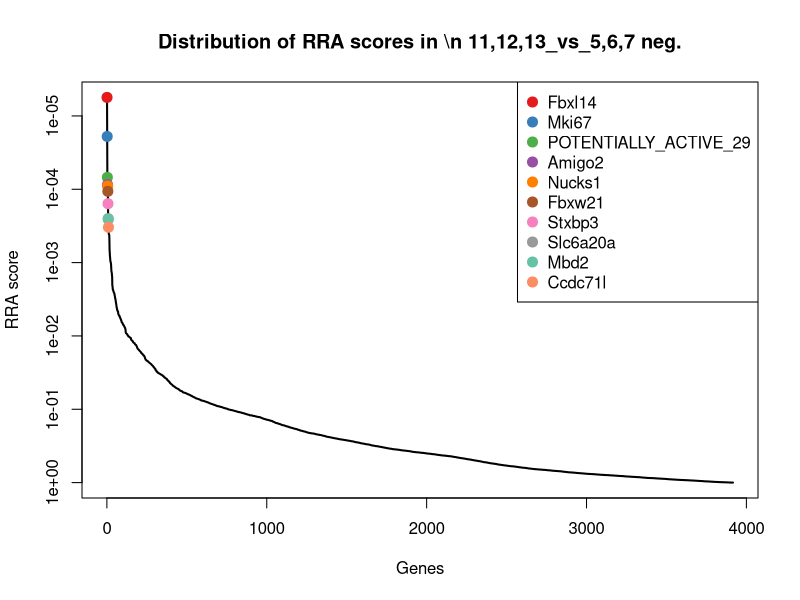
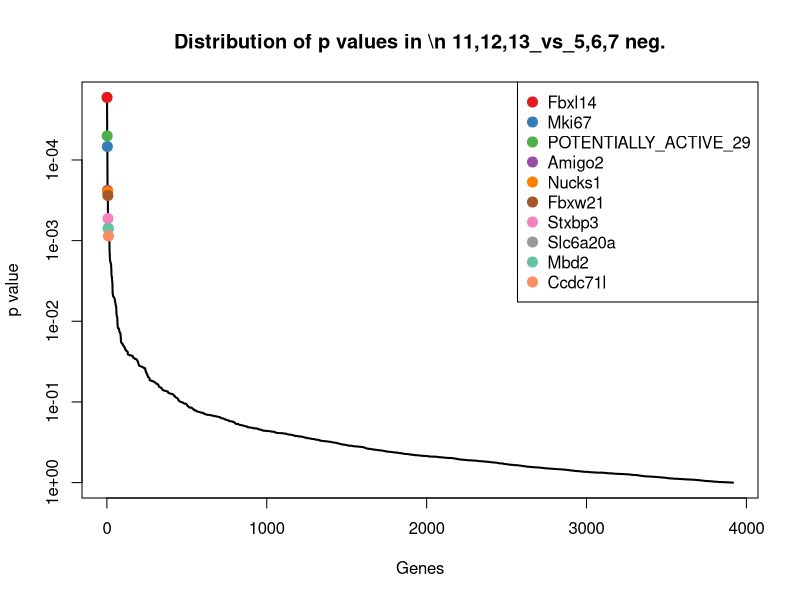
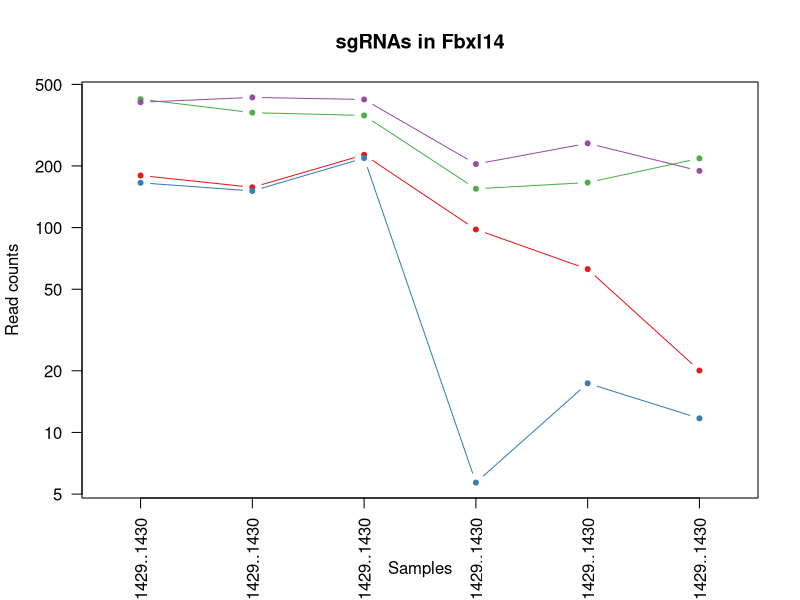
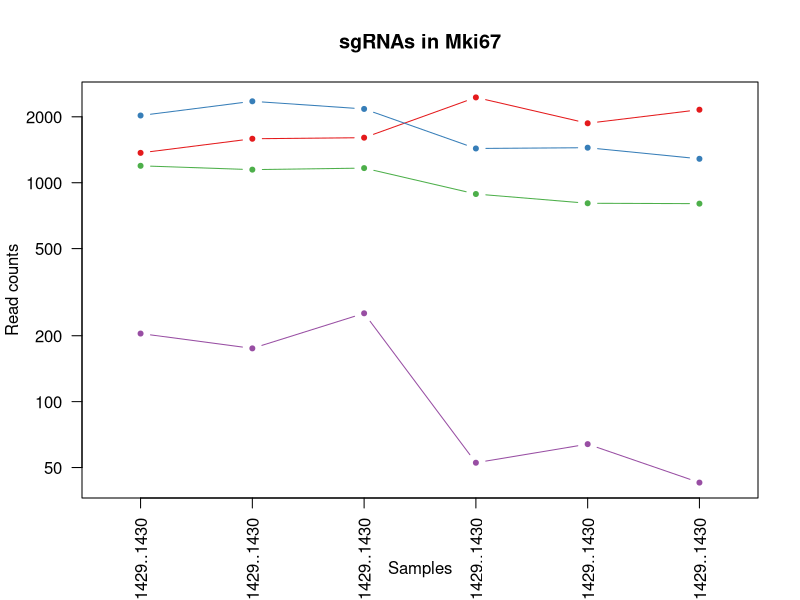
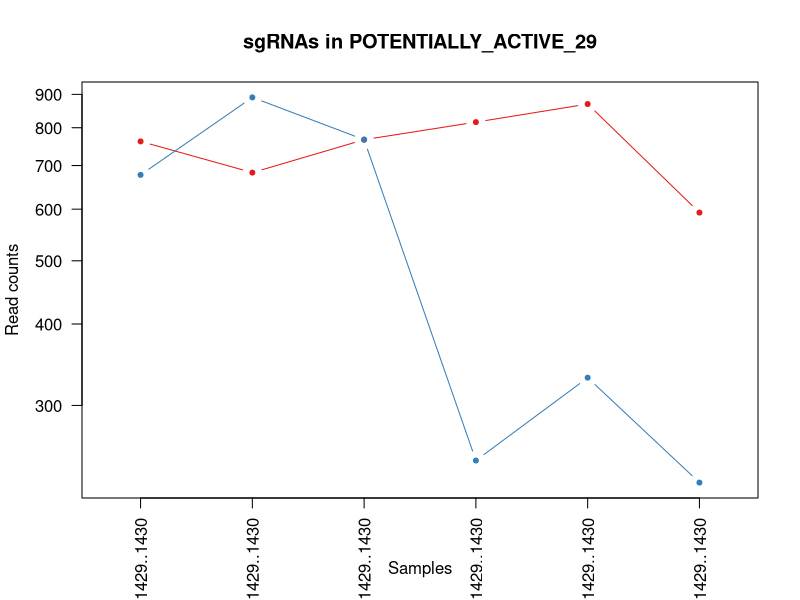
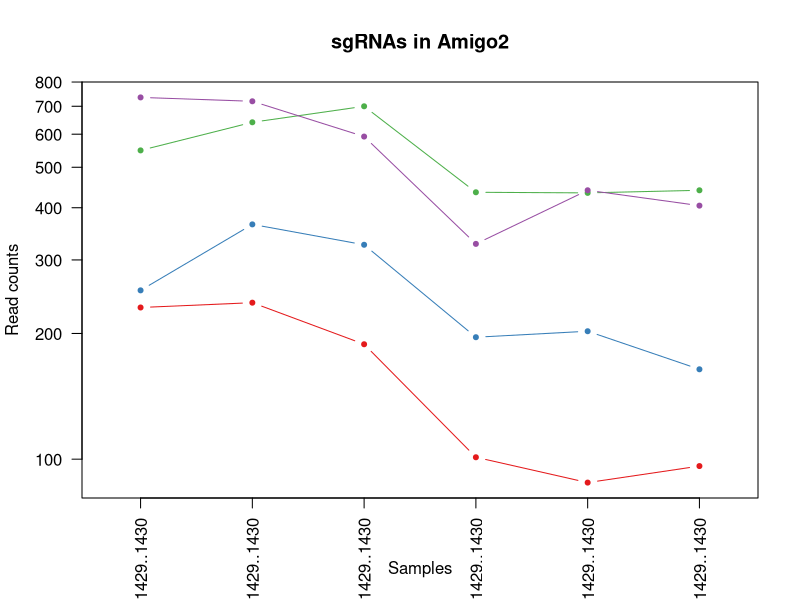
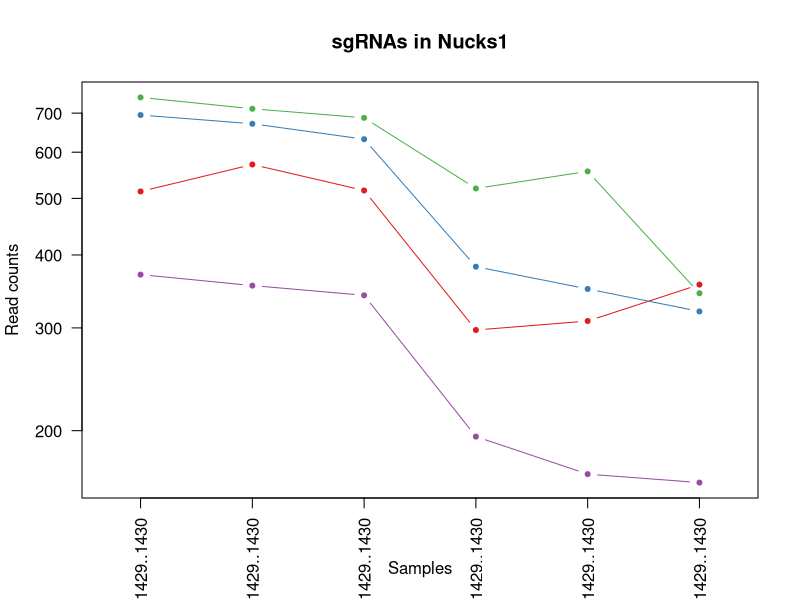
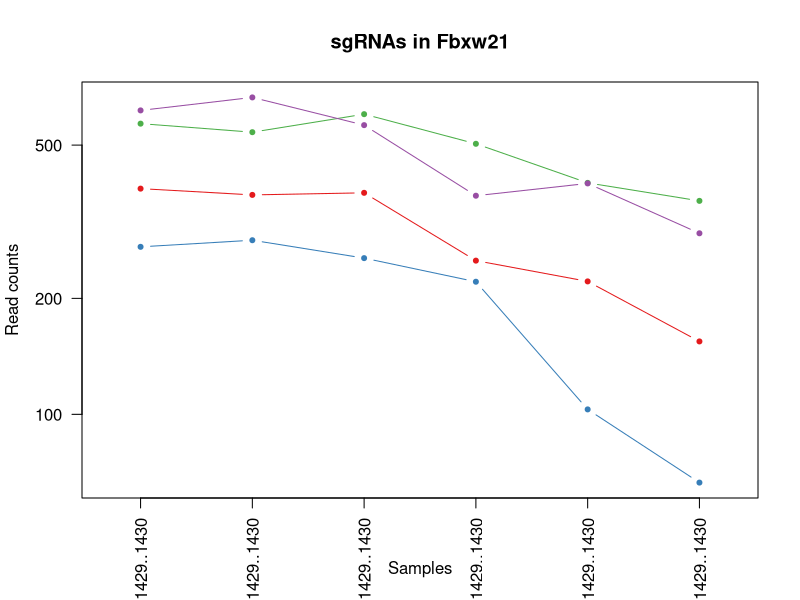

The R script that drew these images, in order: (Note: this script raises an error after producing the figures.)
pdf(file='invitro.poolD_mCD19.CAR_ET.1.2_v_hEGFRv3.CAR_ET.1.2.pdf',width=4.5,height=4.5);
gstable=read.table('invitro.poolD_mCD19.CAR_ET.1.2_v_hEGFRv3.CAR_ET.1.2.gene_summary.txt',header=T)
# 
#
# parameters
# Do not modify the variables beginning with "__"

# gstablename='__GENE_SUMMARY_FILE__'
startindex=3
# outputfile='__OUTPUT_FILE__'
targetgenelist=c("Fbxl14","Mki67","POTENTIALLY_ACTIVE_29","Amigo2","Nucks1","Fbxw21","Stxbp3","Slc6a20a","Mbd2","Ccdc71l")
# samplelabel=sub('.\\w+.\\w+$','',colnames(gstable)[startindex]);
samplelabel='11,12,13_vs_5,6,7 neg.'


# You need to write some codes in front of this code:
# gstable=read.table(gstablename,header=T)
# pdf(file=outputfile,width=6,height=6)


# set up color using RColorBrewer
#library(RColorBrewer)
#colors <- brewer.pal(length(targetgenelist), "Set1")

colors=c( "#E41A1C", "#377EB8", "#4DAF4A", "#984EA3", "#FF7F00",  "#A65628", "#F781BF",
          "#999999", "#66C2A5", "#FC8D62", "#8DA0CB", "#E78AC3", "#A6D854", "#FFD92F", "#E5C494", "#B3B3B3", 
          "#8DD3C7", "#FFFFB3", "#BEBADA", "#FB8072", "#80B1D3", "#FDB462", "#B3DE69", "#FCCDE5",
          "#D9D9D9", "#BC80BD", "#CCEBC5", "#FFED6F")

######
# function definition

plotrankedvalues<-function(val, tglist, ...){
  
  plot(val,log='y',ylim=c(max(val),min(val)),type='l',lwd=2, ...)
  if(length(tglist)>0){
    for(i in 1:length(tglist)){
      targetgene=tglist[i];
      tx=which(names(val)==targetgene);ty=val[targetgene];
      points(tx,ty,col=colors[(i %% length(colors)) ],cex=2,pch=20)
      # text(tx+50,ty,targetgene,col=colors[i])
    }
    legend('topright',tglist,pch=20,pt.cex = 2,cex=1,col=colors)
  }
}



plotrandvalues<-function(val,targetgenelist, ...){
  # choose the one with the best distance distribution
  
  mindiffvalue=0;
  randval=val;
  for(i in 1:20){
    randval0=sample(val)
    vindex=sort(which(names(randval0) %in% targetgenelist))
    if(max(vindex)>0.9*length(val)){
      # print('pass...')
      next;
    }
    mindiffind=min(diff(vindex));
    if (mindiffind > mindiffvalue){
      mindiffvalue=mindiffind;
      randval=randval0;
      # print(paste('Diff: ',mindiffvalue))
    }
  }
  plot(randval,log='y',ylim=c(max(randval),min(randval)),pch=20,col='grey', ...)
  
  if(length(targetgenelist)>0){
    for(i in 1:length(targetgenelist)){
      targetgene=targetgenelist[i];
      tx=which(names(randval)==targetgene);ty=randval[targetgene];
      points(tx,ty,col=colors[(i %% length(colors)) ],cex=2,pch=20)
      text(tx+50,ty,targetgene,col=colors[i])
    }
  }
  
}




# set.seed(1235)



pvec=gstable[,startindex]
names(pvec)=gstable[,'id']
pvec=sort(pvec);

plotrankedvalues(pvec,targetgenelist,xlab='Genes',ylab='RRA score',main=paste('Distribution of RRA scores in \\n',samplelabel))

# plotrandvalues(pvec,targetgenelist,xlab='Genes',ylab='RRA score',main=paste('Distribution of RRA scores in \\n',samplelabel))


pvec=gstable[,startindex+1]
names(pvec)=gstable[,'id']
pvec=sort(pvec);

plotrankedvalues(pvec,targetgenelist,xlab='Genes',ylab='p value',main=paste('Distribution of p values in \\n',samplelabel))

# plotrandvalues(pvec,targetgenelist,xlab='Genes',ylab='p value',main=paste('Distribution of p values in \\n',samplelabel))



# you need to write after this code:
# dev.off()






# parameters
# Do not modify the variables beginning with "__"
targetmat=list(c(178.59611250082722,156.27353951547443,225.61968978425463,96.92678414971199,61.69810538366181,19.052573517007907),c(164.43910358307872,149.98064530679758,217.52052143302498,4.690005684663483,16.36888510178783,10.717072603316948),c(422.5322661604937,362.8902327003634,351.7353112534021,153.7279641084142,164.9479960257081,216.72302375596496),c(408.3752572427452,431.0632532943623,421.156754263942,203.23357966875096,256.86558159728594,188.14416348045307))
targetgene="Fbxl14"
collabel=c("In.vitro_Pool.D..25.32._hEGFRv3.CAR_ET.1.2_rep1_1400..1401..1402..1403..1427..1428..1429..1430","In.vitro_Pool.D..25.32._hEGFRv3.CAR_ET.1.2_rep2_1400..1401..1402..1403..1427..1428..1429..1430","In.vitro_Pool.D..25.32._hEGFRv3.CAR_ET.1.2_rep3_1400..1401..1402..1403..1427..1428..1429..1430","In.vitro_Pool.D..25.32._mCD19.CAR_ET.1.2_rep1_1400..1401..1402..1403..1427..1428..1429..1430","In.vitro_Pool.D..25.32._mCD19.CAR_ET.1.2_rep2_1400..1401..1402..1403..1427..1428..1429..1430","In.vitro_Pool.D..25.32._mCD19.CAR_ET.1.2_rep3_1400..1401..1402..1403..1427..1428..1429..1430")

# set up color using RColorBrewer
#library(RColorBrewer)
#colors <- brewer.pal(length(targetgenelist), "Set1")

colors=c( "#E41A1C", "#377EB8", "#4DAF4A", "#984EA3", "#FF7F00",  "#A65628", "#F781BF",
          "#999999", "#66C2A5", "#FC8D62", "#8DA0CB", "#E78AC3", "#A6D854", "#FFD92F", "#E5C494", "#B3B3B3", 
          "#8DD3C7", "#FFFFB3", "#BEBADA", "#FB8072", "#80B1D3", "#FDB462", "#B3DE69", "#FCCDE5",
          "#D9D9D9", "#BC80BD", "#CCEBC5", "#FFED6F")


## code

targetmatvec=unlist(targetmat)+1
yrange=range(targetmatvec[targetmatvec>0]);
# yrange[1]=1; # set the minimum value to 1
for(i in 1:length(targetmat)){
  vali=targetmat[[i]]+1;
  if(i==1){
    plot(1:length(vali),vali,type='b',las=1,pch=20,main=paste('sgRNAs in',targetgene),ylab='Read counts',xlab='Samples',xlim=c(0.7,length(vali)+0.3),ylim = yrange,col=colors[(i %% length(colors))],xaxt='n',log='y')
    axis(1,at=1:length(vali),labels=(collabel),las=2)
    # lines(0:100,rep(1,101),col='black');
  }else{
    lines(1:length(vali),vali,type='b',pch=20,col=colors[(i %% length(colors))])
  }
}




# parameters
# Do not modify the variables beginning with "__"
targetmat=list(c(1367.7848615917012,1586.8581562880054,1604.792357593647,2451.830749593521,1867.3120466116422,2154.1315932667067),c(2026.6302766099968,2353.5424340451314,2171.7341421797228,1432.536180793324,1444.2393239808184,1284.8579265532208),c(1193.5447518347967,1146.3555616806277,1165.1232185268943,886.9321861441388,804.5936600032633,801.3988735591452),c(203.64312827838225,174.10340644005873,252.2312429382949,51.59006253129832,62.95725039149165,41.6775045684548))
targetgene="Mki67"
collabel=c("In.vitro_Pool.D..25.32._hEGFRv3.CAR_ET.1.2_rep1_1400..1401..1402..1403..1427..1428..1429..1430","In.vitro_Pool.D..25.32._hEGFRv3.CAR_ET.1.2_rep2_1400..1401..1402..1403..1427..1428..1429..1430","In.vitro_Pool.D..25.32._hEGFRv3.CAR_ET.1.2_rep3_1400..1401..1402..1403..1427..1428..1429..1430","In.vitro_Pool.D..25.32._mCD19.CAR_ET.1.2_rep1_1400..1401..1402..1403..1427..1428..1429..1430","In.vitro_Pool.D..25.32._mCD19.CAR_ET.1.2_rep2_1400..1401..1402..1403..1427..1428..1429..1430","In.vitro_Pool.D..25.32._mCD19.CAR_ET.1.2_rep3_1400..1401..1402..1403..1427..1428..1429..1430")

# set up color using RColorBrewer
#library(RColorBrewer)
#colors <- brewer.pal(length(targetgenelist), "Set1")

colors=c( "#E41A1C", "#377EB8", "#4DAF4A", "#984EA3", "#FF7F00",  "#A65628", "#F781BF",
          "#999999", "#66C2A5", "#FC8D62", "#8DA0CB", "#E78AC3", "#A6D854", "#FFD92F", "#E5C494", "#B3B3B3", 
          "#8DD3C7", "#FFFFB3", "#BEBADA", "#FB8072", "#80B1D3", "#FDB462", "#B3DE69", "#FCCDE5",
          "#D9D9D9", "#BC80BD", "#CCEBC5", "#FFED6F")


## code

targetmatvec=unlist(targetmat)+1
yrange=range(targetmatvec[targetmatvec>0]);
# yrange[1]=1; # set the minimum value to 1
for(i in 1:length(targetmat)){
  vali=targetmat[[i]]+1;
  if(i==1){
    plot(1:length(vali),vali,type='b',las=1,pch=20,main=paste('sgRNAs in',targetgene),ylab='Read counts',xlab='Samples',xlim=c(0.7,length(vali)+0.3),ylim = yrange,col=colors[(i %% length(colors))],xaxt='n',log='y')
    axis(1,at=1:length(vali),labels=(collabel),las=2)
    # lines(0:100,rep(1,101),col='black');
  }else{
    lines(1:length(vali),vali,type='b',pch=20,col=colors[(i %% length(colors))])
  }
}




# parameters
# Do not modify the variables beginning with "__"
targetmat=list(c(761.211479500477,681.7302059399891,765.9499212162901,815.0187656459653,868.8100554025848,591.8205648720581),c(676.269425993986,889.3957148263241,765.9499212162901,245.9647425734627,329.8959920514162,227.44009635928188))
targetgene="POTENTIALLY_ACTIVE_29"
collabel=c("In.vitro_Pool.D..25.32._hEGFRv3.CAR_ET.1.2_rep1_1400..1401..1402..1403..1427..1428..1429..1430","In.vitro_Pool.D..25.32._hEGFRv3.CAR_ET.1.2_rep2_1400..1401..1402..1403..1427..1428..1429..1430","In.vitro_Pool.D..25.32._hEGFRv3.CAR_ET.1.2_rep3_1400..1401..1402..1403..1427..1428..1429..1430","In.vitro_Pool.D..25.32._mCD19.CAR_ET.1.2_rep1_1400..1401..1402..1403..1427..1428..1429..1430","In.vitro_Pool.D..25.32._mCD19.CAR_ET.1.2_rep2_1400..1401..1402..1403..1427..1428..1429..1430","In.vitro_Pool.D..25.32._mCD19.CAR_ET.1.2_rep3_1400..1401..1402..1403..1427..1428..1429..1430")

# set up color using RColorBrewer
#library(RColorBrewer)
#colors <- brewer.pal(length(targetgenelist), "Set1")

colors=c( "#E41A1C", "#377EB8", "#4DAF4A", "#984EA3", "#FF7F00",  "#A65628", "#F781BF",
          "#999999", "#66C2A5", "#FC8D62", "#8DA0CB", "#E78AC3", "#A6D854", "#FFD92F", "#E5C494", "#B3B3B3", 
          "#8DD3C7", "#FFFFB3", "#BEBADA", "#FB8072", "#80B1D3", "#FDB462", "#B3DE69", "#FCCDE5",
          "#D9D9D9", "#BC80BD", "#CCEBC5", "#FFED6F")


## code

targetmatvec=unlist(targetmat)+1
yrange=range(targetmatvec[targetmatvec>0]);
# yrange[1]=1; # set the minimum value to 1
for(i in 1:length(targetmat)){
  vali=targetmat[[i]]+1;
  if(i==1){
    plot(1:length(vali),vali,type='b',las=1,pch=20,main=paste('sgRNAs in',targetgene),ylab='Read counts',xlab='Samples',xlim=c(0.7,length(vali)+0.3),ylim = yrange,col=colors[(i %% length(colors))],xaxt='n',log='y')
    axis(1,at=1:length(vali),labels=(collabel),las=2)
    # lines(0:100,rep(1,101),col='black');
  }else{
    lines(1:length(vali),vali,type='b',pch=20,col=colors[(i %% length(colors))])
  }
}




# parameters
# Do not modify the variables beginning with "__"
targetmat=list(c(229.77914474191795,235.98353282538082,187.4378961284577,100.05345460615432,86.88100554025847,95.26286758503954),c(252.64815914751168,363.93904840180954,325.1237580993618,194.89579178490476,201.46320125277327,163.1376607393802),c(547.7673450482689,639.7775778821435,698.8425263061015,434.60719344548284,433.14588269346257,439.39997673599487),c(733.9864623509607,718.4387554906039,591.2392896397647,326.7370626982227,439.4416077326117,403.67640139160505))
targetgene="Amigo2"
collabel=c("In.vitro_Pool.D..25.32._hEGFRv3.CAR_ET.1.2_rep1_1400..1401..1402..1403..1427..1428..1429..1430","In.vitro_Pool.D..25.32._hEGFRv3.CAR_ET.1.2_rep2_1400..1401..1402..1403..1427..1428..1429..1430","In.vitro_Pool.D..25.32._hEGFRv3.CAR_ET.1.2_rep3_1400..1401..1402..1403..1427..1428..1429..1430","In.vitro_Pool.D..25.32._mCD19.CAR_ET.1.2_rep1_1400..1401..1402..1403..1427..1428..1429..1430","In.vitro_Pool.D..25.32._mCD19.CAR_ET.1.2_rep2_1400..1401..1402..1403..1427..1428..1429..1430","In.vitro_Pool.D..25.32._mCD19.CAR_ET.1.2_rep3_1400..1401..1402..1403..1427..1428..1429..1430")

# set up color using RColorBrewer
#library(RColorBrewer)
#colors <- brewer.pal(length(targetgenelist), "Set1")

colors=c( "#E41A1C", "#377EB8", "#4DAF4A", "#984EA3", "#FF7F00",  "#A65628", "#F781BF",
          "#999999", "#66C2A5", "#FC8D62", "#8DA0CB", "#E78AC3", "#A6D854", "#FFD92F", "#E5C494", "#B3B3B3", 
          "#8DD3C7", "#FFFFB3", "#BEBADA", "#FB8072", "#80B1D3", "#FDB462", "#B3DE69", "#FCCDE5",
          "#D9D9D9", "#BC80BD", "#CCEBC5", "#FFED6F")


## code

targetmatvec=unlist(targetmat)+1
yrange=range(targetmatvec[targetmatvec>0]);
# yrange[1]=1; # set the minimum value to 1
for(i in 1:length(targetmat)){
  vali=targetmat[[i]]+1;
  if(i==1){
    plot(1:length(vali),vali,type='b',las=1,pch=20,main=paste('sgRNAs in',targetgene),ylab='Read counts',xlab='Samples',xlim=c(0.7,length(vali)+0.3),ylim = yrange,col=colors[(i %% length(colors))],xaxt='n',log='y')
    axis(1,at=1:length(vali),labels=(collabel),las=2)
    # lines(0:100,rep(1,101),col='black');
  }else{
    lines(1:length(vali),vali,type='b',pch=20,col=colors[(i %% length(colors))])
  }
}




# parameters
# Do not modify the variables beginning with "__"
targetmat=list(c(512.919323096888,570.5557415866986,514.8757023281709,296.51258161928024,307.23138191047923,354.85418175427225),c(693.6934369696764,670.1932332240815,630.5781073457373,380.93268394322297,348.7831671688637,319.13060640988243),c(743.7874685247865,711.0970455804809,686.1152617541692,519.0272957694256,555.2829484529564,342.94632330614235),c(369.17123254744166,353.4508913873482,340.16507075164543,194.37468004216439,167.4662860413678,161.9468748945672))
targetgene="Nucks1"
collabel=c("In.vitro_Pool.D..25.32._hEGFRv3.CAR_ET.1.2_rep1_1400..1401..1402..1403..1427..1428..1429..1430","In.vitro_Pool.D..25.32._hEGFRv3.CAR_ET.1.2_rep2_1400..1401..1402..1403..1427..1428..1429..1430","In.vitro_Pool.D..25.32._hEGFRv3.CAR_ET.1.2_rep3_1400..1401..1402..1403..1427..1428..1429..1430","In.vitro_Pool.D..25.32._mCD19.CAR_ET.1.2_rep1_1400..1401..1402..1403..1427..1428..1429..1430","In.vitro_Pool.D..25.32._mCD19.CAR_ET.1.2_rep2_1400..1401..1402..1403..1427..1428..1429..1430","In.vitro_Pool.D..25.32._mCD19.CAR_ET.1.2_rep3_1400..1401..1402..1403..1427..1428..1429..1430")

# set up color using RColorBrewer
#library(RColorBrewer)
#colors <- brewer.pal(length(targetgenelist), "Set1")

colors=c( "#E41A1C", "#377EB8", "#4DAF4A", "#984EA3", "#FF7F00",  "#A65628", "#F781BF",
          "#999999", "#66C2A5", "#FC8D62", "#8DA0CB", "#E78AC3", "#A6D854", "#FFD92F", "#E5C494", "#B3B3B3", 
          "#8DD3C7", "#FFFFB3", "#BEBADA", "#FB8072", "#80B1D3", "#FDB462", "#B3DE69", "#FCCDE5",
          "#D9D9D9", "#BC80BD", "#CCEBC5", "#FFED6F")


## code

targetmatvec=unlist(targetmat)+1
yrange=range(targetmatvec[targetmatvec>0]);
# yrange[1]=1; # set the minimum value to 1
for(i in 1:length(targetmat)){
  vali=targetmat[[i]]+1;
  if(i==1){
    plot(1:length(vali),vali,type='b',las=1,pch=20,main=paste('sgRNAs in',targetgene),ylab='Read counts',xlab='Samples',xlim=c(0.7,length(vali)+0.3),ylim = yrange,col=colors[(i %% length(colors))],xaxt='n',log='y')
    axis(1,at=1:length(vali),labels=(collabel),las=2)
    # lines(0:100,rep(1,101),col='black');
  }else{
    lines(1:length(vali),vali,type='b',pch=20,col=colors[(i %% length(colors))])
  }
}




# parameters
# Do not modify the variables beginning with "__"
targetmat=list(c(384.4172421511708,370.2319426104864,374.8757922569154,249.6125247726454,220.35037637022077,153.61137398087627),c(271.1611708091828,282.13142368901083,253.38826698847058,219.90915543644334,101.99074563421647,65.49322146471468),c(567.3693573959206,539.0912705433144,600.49548204117,502.8728317444735,397.88982247422723,357.23575344389826),c(614.1963868930887,663.9003390154047,562.3136883853731,368.42600211745366,396.6306774663974,294.1241036688096))
targetgene="Fbxw21"
collabel=c("In.vitro_Pool.D..25.32._hEGFRv3.CAR_ET.1.2_rep1_1400..1401..1402..1403..1427..1428..1429..1430","In.vitro_Pool.D..25.32._hEGFRv3.CAR_ET.1.2_rep2_1400..1401..1402..1403..1427..1428..1429..1430","In.vitro_Pool.D..25.32._hEGFRv3.CAR_ET.1.2_rep3_1400..1401..1402..1403..1427..1428..1429..1430","In.vitro_Pool.D..25.32._mCD19.CAR_ET.1.2_rep1_1400..1401..1402..1403..1427..1428..1429..1430","In.vitro_Pool.D..25.32._mCD19.CAR_ET.1.2_rep2_1400..1401..1402..1403..1427..1428..1429..1430","In.vitro_Pool.D..25.32._mCD19.CAR_ET.1.2_rep3_1400..1401..1402..1403..1427..1428..1429..1430")

# set up color using RColorBrewer
#library(RColorBrewer)
#colors <- brewer.pal(length(targetgenelist), "Set1")

colors=c( "#E41A1C", "#377EB8", "#4DAF4A", "#984EA3", "#FF7F00",  "#A65628", "#F781BF",
          "#999999", "#66C2A5", "#FC8D62", "#8DA0CB", "#E78AC3", "#A6D854", "#FFD92F", "#E5C494", "#B3B3B3", 
          "#8DD3C7", "#FFFFB3", "#BEBADA", "#FB8072", "#80B1D3", "#FDB462", "#B3DE69", "#FCCDE5",
          "#D9D9D9", "#BC80BD", "#CCEBC5", "#FFED6F")


## code

targetmatvec=unlist(targetmat)+1
yrange=range(targetmatvec[targetmatvec>0]);
# yrange[1]=1; # set the minimum value to 1
for(i in 1:length(targetmat)){
  vali=targetmat[[i]]+1;
  if(i==1){
    plot(1:length(vali),vali,type='b',las=1,pch=20,main=paste('sgRNAs in',targetgene),ylab='Read counts',xlab='Samples',xlim=c(0.7,length(vali)+0.3),ylim = yrange,col=colors[(i %% length(colors))],xaxt='n',log='y')
    axis(1,at=1:length(vali),labels=(collabel),las=2)
    # lines(0:100,rep(1,101),col='black');
  }else{
    lines(1:length(vali),vali,type='b',pch=20,col=colors[(i %% length(colors))])
  }
}




# parameters
# Do not modify the variables beginning with "__"
targetmat=list(c(168.79510632700135,131.10196268076712,149.25610247266076,76.08231444009651,41.551785258384484,65.49322146471468),c(360.4592270595964,426.8679904885778,448.92533146815794,145.390176224568,260.6430166207754,209.57830868708697),c(174.24010975690462,224.44656010947332,217.52052143302498,110.47568946096206,141.0242408769413,103.5983684987305),c(401.84125312686126,342.9627343728868,292.7270846944432,174.05132207528928,182.57602613532578,180.99944841157512))
targetgene="Stxbp3"
collabel=c("In.vitro_Pool.D..25.32._hEGFRv3.CAR_ET.1.2_rep1_1400..1401..1402..1403..1427..1428..1429..1430","In.vitro_Pool.D..25.32._hEGFRv3.CAR_ET.1.2_rep2_1400..1401..1402..1403..1427..1428..1429..1430","In.vitro_Pool.D..25.32._hEGFRv3.CAR_ET.1.2_rep3_1400..1401..1402..1403..1427..1428..1429..1430","In.vitro_Pool.D..25.32._mCD19.CAR_ET.1.2_rep1_1400..1401..1402..1403..1427..1428..1429..1430","In.vitro_Pool.D..25.32._mCD19.CAR_ET.1.2_rep2_1400..1401..1402..1403..1427..1428..1429..1430","In.vitro_Pool.D..25.32._mCD19.CAR_ET.1.2_rep3_1400..1401..1402..1403..1427..1428..1429..1430")

# set up color using RColorBrewer
#library(RColorBrewer)
#colors <- brewer.pal(length(targetgenelist), "Set1")

colors=c( "#E41A1C", "#377EB8", "#4DAF4A", "#984EA3", "#FF7F00",  "#A65628", "#F781BF",
          "#999999", "#66C2A5", "#FC8D62", "#8DA0CB", "#E78AC3", "#A6D854", "#FFD92F", "#E5C494", "#B3B3B3", 
          "#8DD3C7", "#FFFFB3", "#BEBADA", "#FB8072", "#80B1D3", "#FDB462", "#B3DE69", "#FCCDE5",
          "#D9D9D9", "#BC80BD", "#CCEBC5", "#FFED6F")


## code

targetmatvec=unlist(targetmat)+1
yrange=range(targetmatvec[targetmatvec>0]);
# yrange[1]=1; # set the minimum value to 1
for(i in 1:length(targetmat)){
  vali=targetmat[[i]]+1;
  if(i==1){
    plot(1:length(vali),vali,type='b',las=1,pch=20,main=paste('sgRNAs in',targetgene),ylab='Read counts',xlab='Samples',xlim=c(0.7,length(vali)+0.3),ylim = yrange,col=colors[(i %% length(colors))],xaxt='n',log='y')
    axis(1,at=1:length(vali),labels=(collabel),las=2)
    # lines(0:100,rep(1,101),col='black');
  }else{
    lines(1:length(vali),vali,type='b',pch=20,col=colors[(i %% length(colors))])
  }
}




# parameters
# Do not modify the variables beginning with "__"
targetmat=list(c(621.8193916949533,579.9950828997138,516.0327263783465,362.172661204569,357.5971822236726,238.15716896259883),c(351.7472215717512,375.47602111771704,395.7022251600774,200.10690921230864,235.46011646417875,182.19023425638812),c(154.63809740925285,170.95695933572034,230.2477859849573,72.95564398365418,85.62186053242864,89.30893836097457),c(798.2375028238192,777.1724347715875,705.7846706071555,441.90275784384824,493.5848430692945,618.0178534579439))
targetgene="Slc6a20a"
collabel=c("In.vitro_Pool.D..25.32._hEGFRv3.CAR_ET.1.2_rep1_1400..1401..1402..1403..1427..1428..1429..1430","In.vitro_Pool.D..25.32._hEGFRv3.CAR_ET.1.2_rep2_1400..1401..1402..1403..1427..1428..1429..1430","In.vitro_Pool.D..25.32._hEGFRv3.CAR_ET.1.2_rep3_1400..1401..1402..1403..1427..1428..1429..1430","In.vitro_Pool.D..25.32._mCD19.CAR_ET.1.2_rep1_1400..1401..1402..1403..1427..1428..1429..1430","In.vitro_Pool.D..25.32._mCD19.CAR_ET.1.2_rep2_1400..1401..1402..1403..1427..1428..1429..1430","In.vitro_Pool.D..25.32._mCD19.CAR_ET.1.2_rep3_1400..1401..1402..1403..1427..1428..1429..1430")

# set up color using RColorBrewer
#library(RColorBrewer)
#colors <- brewer.pal(length(targetgenelist), "Set1")

colors=c( "#E41A1C", "#377EB8", "#4DAF4A", "#984EA3", "#FF7F00",  "#A65628", "#F781BF",
          "#999999", "#66C2A5", "#FC8D62", "#8DA0CB", "#E78AC3", "#A6D854", "#FFD92F", "#E5C494", "#B3B3B3", 
          "#8DD3C7", "#FFFFB3", "#BEBADA", "#FB8072", "#80B1D3", "#FDB462", "#B3DE69", "#FCCDE5",
          "#D9D9D9", "#BC80BD", "#CCEBC5", "#FFED6F")


## code

targetmatvec=unlist(targetmat)+1
yrange=range(targetmatvec[targetmatvec>0]);
# yrange[1]=1; # set the minimum value to 1
for(i in 1:length(targetmat)){
  vali=targetmat[[i]]+1;
  if(i==1){
    plot(1:length(vali),vali,type='b',las=1,pch=20,main=paste('sgRNAs in',targetgene),ylab='Read counts',xlab='Samples',xlim=c(0.7,length(vali)+0.3),ylim = yrange,col=colors[(i %% length(colors))],xaxt='n',log='y')
    axis(1,at=1:length(vali),labels=(collabel),las=2)
    # lines(0:100,rep(1,101),col='black');
  }else{
    lines(1:length(vali),vali,type='b',pch=20,col=colors[(i %% length(colors))])
  }
}




# parameters
# Do not modify the variables beginning with "__"
targetmat=list(c(191.66412073259508,224.44656010947332,201.32218473056568,64.0967443570676,70.51212043847065,33.342003654763836),c(291.85218384281524,287.37550219624154,357.5204315042804,105.2645720335582,163.68885101787828,196.47966439414404),c(125.23507888777519,155.22472381402827,148.0990784224851,68.7867500417311,56.66152535234248,90.49972420578756),c(333.23420991008004,409.03812356399345,468.59474032114423,190.72689784298166,135.98766084562197,185.7625917908271))
targetgene="Mbd2"
collabel=c("In.vitro_Pool.D..25.32._hEGFRv3.CAR_ET.1.2_rep1_1400..1401..1402..1403..1427..1428..1429..1430","In.vitro_Pool.D..25.32._hEGFRv3.CAR_ET.1.2_rep2_1400..1401..1402..1403..1427..1428..1429..1430","In.vitro_Pool.D..25.32._hEGFRv3.CAR_ET.1.2_rep3_1400..1401..1402..1403..1427..1428..1429..1430","In.vitro_Pool.D..25.32._mCD19.CAR_ET.1.2_rep1_1400..1401..1402..1403..1427..1428..1429..1430","In.vitro_Pool.D..25.32._mCD19.CAR_ET.1.2_rep2_1400..1401..1402..1403..1427..1428..1429..1430","In.vitro_Pool.D..25.32._mCD19.CAR_ET.1.2_rep3_1400..1401..1402..1403..1427..1428..1429..1430")

# set up color using RColorBrewer
#library(RColorBrewer)
#colors <- brewer.pal(length(targetgenelist), "Set1")

colors=c( "#E41A1C", "#377EB8", "#4DAF4A", "#984EA3", "#FF7F00",  "#A65628", "#F781BF",
          "#999999", "#66C2A5", "#FC8D62", "#8DA0CB", "#E78AC3", "#A6D854", "#FFD92F", "#E5C494", "#B3B3B3", 
          "#8DD3C7", "#FFFFB3", "#BEBADA", "#FB8072", "#80B1D3", "#FDB462", "#B3DE69", "#FCCDE5",
          "#D9D9D9", "#BC80BD", "#CCEBC5", "#FFED6F")


## code

targetmatvec=unlist(targetmat)+1
yrange=range(targetmatvec[targetmatvec>0]);
# yrange[1]=1; # set the minimum value to 1
for(i in 1:length(targetmat)){
  vali=targetmat[[i]]+1;
  if(i==1){
    plot(1:length(vali),vali,type='b',las=1,pch=20,main=paste('sgRNAs in',targetgene),ylab='Read counts',xlab='Samples',xlim=c(0.7,length(vali)+0.3),ylim = yrange,col=colors[(i %% length(colors))],xaxt='n',log='y')
    axis(1,at=1:length(vali),labels=(collabel),las=2)
    # lines(0:100,rep(1,101),col='black');
  }else{
    lines(1:length(vali),vali,type='b',pch=20,col=colors[(i %% length(colors))])
  }
}




# parameters
# Do not modify the variables beginning with "__"
targetmat=list(c(570.6363594538626,521.2614036187301,622.4789389945076,356.44043203442476,333.67342707490576,357.23575344389826),c(512.919323096888,613.5571853459901,524.1318947295762,165.7135341914431,201.46320125277327,244.1110981866638),c(274.4281728671248,268.4968195702111,267.2725555905786,145.390176224568,103.2498906420463,71.44715068877966),c(343.03521608390594,357.6461541931327,402.64436946113136,776.4564966831767,672.3834341811308,537.0444160106604))
targetgene="Ccdc71l"
collabel=c("In.vitro_Pool.D..25.32._hEGFRv3.CAR_ET.1.2_rep1_1400..1401..1402..1403..1427..1428..1429..1430","In.vitro_Pool.D..25.32._hEGFRv3.CAR_ET.1.2_rep2_1400..1401..1402..1403..1427..1428..1429..1430","In.vitro_Pool.D..25.32._hEGFRv3.CAR_ET.1.2_rep3_1400..1401..1402..1403..1427..1428..1429..1430","In.vitro_Pool.D..25.32._mCD19.CAR_ET.1.2_rep1_1400..1401..1402..1403..1427..1428..1429..1430","In.vitro_Pool.D..25.32._mCD19.CAR_ET.1.2_rep2_1400..1401..1402..1403..1427..1428..1429..1430","In.vitro_Pool.D..25.32._mCD19.CAR_ET.1.2_rep3_1400..1401..1402..1403..1427..1428..1429..1430")

# set up color using RColorBrewer
#library(RColorBrewer)
#colors <- brewer.pal(length(targetgenelist), "Set1")

colors=c( "#E41A1C", "#377EB8", "#4DAF4A", "#984EA3", "#FF7F00",  "#A65628", "#F781BF",
          "#999999", "#66C2A5", "#FC8D62", "#8DA0CB", "#E78AC3", "#A6D854", "#FFD92F", "#E5C494", "#B3B3B3", 
          "#8DD3C7", "#FFFFB3", "#BEBADA", "#FB8072", "#80B1D3", "#FDB462", "#B3DE69", "#FCCDE5",
          "#D9D9D9", "#BC80BD", "#CCEBC5", "#FFED6F")


## code

targetmatvec=unlist(targetmat)+1
yrange=range(targetmatvec[targetmatvec>0]);
# yrange[1]=1; # set the minimum value to 1
for(i in 1:length(targetmat)){
  vali=targetmat[[i]]+1;
  if(i==1){
    plot(1:length(vali),vali,type='b',las=1,pch=20,main=paste('sgRNAs in',targetgene),ylab='Read counts',xlab='Samples',xlim=c(0.7,length(vali)+0.3),ylim = yrange,col=colors[(i %% length(colors))],xaxt='n',log='y')
    axis(1,at=1:length(vali),labels=(collabel),las=2)
    # lines(0:100,rep(1,101),col='black');
  }else{
    lines(1:length(vali),vali,type='b',pch=20,col=colors[(i %% length(colors))])
  }
}



# 
#
# parameters
# Do not modify the variables beginning with "__"

# gstablename='__GENE_SUMMARY_FILE__'
startindex=9
# outputfile='__OUTPUT_FILE__'
targetgenelist=c("Hmbox1","Ints14","Lsm12","Carmil3","Wdhd1","Gfy","Prss50","Nek11","Gm32856","Slc30a7")
# samplelabel=sub('.\\w+.\\w+$','',colnames(gstable)[startindex]);
samplelabel='11,12,13_vs_5,6,7 pos.'


# You need to write some codes in front of this code:
# gstable=read.table(gstablename,header=T)
# pdf(file=outputfile,width=6,height=6)


# set up color using RColorBrewer
#library(RColorBrewer)
#colors <- brewer.pal(length(targetgenelist), "Set1")

colors=c( "#E41A1C", "#377EB8", "#4DAF4A", "#984EA3", "#FF7F00",  "#A65628", "#F781BF",
          "#999999", "#66C2A5", "#FC8D62", "#8DA0CB", "#E78AC3", "#A6D854", "#FFD92F", "#E5C494", "#B3B3B3", 
          "#8DD3C7", "#FFFFB3", "#BEBADA", "#FB8072", "#80B1D3", "#FDB462", "#B3DE69", "#FCCDE5",
          "#D9D9D9", "#BC80BD", "#CCEBC5", "#FFED6F")

######
# function definition

plotrankedvalues<-function(val, tglist, ...){
  
  plot(val,log='y',ylim=c(max(val),min(val)),type='l',lwd=2, ...)
  if(length(tglist)>0){
    for(i in 1:length(tglist)){
      targetgene=tglist[i];
      tx=which(names(val)==targetgene);ty=val[targetgene];
      points(tx,ty,col=colors[(i %% length(colors)) ],cex=2,pch=20)
      # text(tx+50,ty,targetgene,col=colors[i])
    }
    legend('topright',tglist,pch=20,pt.cex = 2,cex=1,col=colors)
  }
}



plotrandvalues<-function(val,targetgenelist, ...){
  # choose the one with the best distance distribution
  
  mindiffvalue=0;
  randval=val;
  for(i in 1:20){
    randval0=sample(val)
    vindex=sort(which(names(randval0) %in% targetgenelist))
    if(max(vindex)>0.9*length(val)){
      # print('pass...')
      next;
    }
    mindiffind=min(diff(vindex));
    if (mindiffind > mindiffvalue){
      mindiffvalue=mindiffind;
      randval=randval0;
      # print(paste('Diff: ',mindiffvalue))
    }
  }
  plot(randval,log='y',ylim=c(max(randval),min(randval)),pch=20,col='grey', ...)
  
  if(length(targetgenelist)>0){
    for(i in 1:length(targetgenelist)){
      targetgene=targetgenelist[i];
      tx=which(names(randval)==targetgene);ty=randval[targetgene];
      points(tx,ty,col=colors[(i %% length(colors)) ],cex=2,pch=20)
      text(tx+50,ty,targetgene,col=colors[i])
    }
  }
  
}




# set.seed(1235)



pvec=gstable[,startindex]
names(pvec)=gstable[,'id']
pvec=sort(pvec);

plotrankedvalues(pvec,targetgenelist,xlab='Genes',ylab='RRA score',main=paste('Distribution of RRA scores in \\n',samplelabel))

# plotrandvalues(pvec,targetgenelist,xlab='Genes',ylab='RRA score',main=paste('Distribution of RRA scores in \\n',samplelabel))


pvec=gstable[,startindex+1]
names(pvec)=gstable[,'id']
pvec=sort(pvec);

plotrankedvalues(pvec,targetgenelist,xlab='Genes',ylab='p value',main=paste('Distribution of p values in \\n',samplelabel))

# plotrandvalues(pvec,targetgenelist,xlab='Genes',ylab='p value',main=paste('Distribution of p values in \\n',samplelabel))



# you need to write after this code:
# dev.off()






# parameters
# Do not modify the variables beginning with "__"
targetmat=list(c(308.187194132525,328.27931455264087,230.2477859849573,873.3832808328888,805.8528050110931,930.0037447989484),c(521.6313285847332,528.6031135288531,559.9996402850218,1881.2133912927973,1304.474228111707,2051.7240106127892),c(645.7774067865276,660.7538919110663,599.3384579909944,2290.8072210867417,2370.9700497435756,2840.024239878991),c(491.13930937727486,499.2362738883612,490.57819727448185,1811.3844177655856,1469.422224137415,1749.2644060302885))
targetgene="Hmbox1"
collabel=c("In.vitro_Pool.D..25.32._hEGFRv3.CAR_ET.1.2_rep1_1400..1401..1402..1403..1427..1428..1429..1430","In.vitro_Pool.D..25.32._hEGFRv3.CAR_ET.1.2_rep2_1400..1401..1402..1403..1427..1428..1429..1430","In.vitro_Pool.D..25.32._hEGFRv3.CAR_ET.1.2_rep3_1400..1401..1402..1403..1427..1428..1429..1430","In.vitro_Pool.D..25.32._mCD19.CAR_ET.1.2_rep1_1400..1401..1402..1403..1427..1428..1429..1430","In.vitro_Pool.D..25.32._mCD19.CAR_ET.1.2_rep2_1400..1401..1402..1403..1427..1428..1429..1430","In.vitro_Pool.D..25.32._mCD19.CAR_ET.1.2_rep3_1400..1401..1402..1403..1427..1428..1429..1430")

# set up color using RColorBrewer
#library(RColorBrewer)
#colors <- brewer.pal(length(targetgenelist), "Set1")

colors=c( "#E41A1C", "#377EB8", "#4DAF4A", "#984EA3", "#FF7F00",  "#A65628", "#F781BF",
          "#999999", "#66C2A5", "#FC8D62", "#8DA0CB", "#E78AC3", "#A6D854", "#FFD92F", "#E5C494", "#B3B3B3", 
          "#8DD3C7", "#FFFFB3", "#BEBADA", "#FB8072", "#80B1D3", "#FDB462", "#B3DE69", "#FCCDE5",
          "#D9D9D9", "#BC80BD", "#CCEBC5", "#FFED6F")


## code

targetmatvec=unlist(targetmat)+1
yrange=range(targetmatvec[targetmatvec>0]);
# yrange[1]=1; # set the minimum value to 1
for(i in 1:length(targetmat)){
  vali=targetmat[[i]]+1;
  if(i==1){
    plot(1:length(vali),vali,type='b',las=1,pch=20,main=paste('sgRNAs in',targetgene),ylab='Read counts',xlab='Samples',xlim=c(0.7,length(vali)+0.3),ylim = yrange,col=colors[(i %% length(colors))],xaxt='n',log='y')
    axis(1,at=1:length(vali),labels=(collabel),las=2)
    # lines(0:100,rep(1,101),col='black');
  }else{
    lines(1:length(vali),vali,type='b',pch=20,col=colors[(i %% length(colors))])
  }
}




# parameters
# Do not modify the variables beginning with "__"
targetmat=list(c(401.84125312686126,467.7718028449771,520.6608225790492,2345.0028423317417,1862.275466580323,1863.579847132336),c(129.5910816316978,105.93038584605983,150.41312652283642,707.1486348987053,1140.7853770938286,783.5370858869502),c(623.9973930669146,793.9534859947257,724.2970554099661,3187.119418600207,2559.8418009180505,2514.9397042450437),c(356.1032243156738,403.79404505676274,401.4873454109557,980.211188094668,822.2216901128809,902.6156703682497))
targetgene="Ints14"
collabel=c("In.vitro_Pool.D..25.32._hEGFRv3.CAR_ET.1.2_rep1_1400..1401..1402..1403..1427..1428..1429..1430","In.vitro_Pool.D..25.32._hEGFRv3.CAR_ET.1.2_rep2_1400..1401..1402..1403..1427..1428..1429..1430","In.vitro_Pool.D..25.32._hEGFRv3.CAR_ET.1.2_rep3_1400..1401..1402..1403..1427..1428..1429..1430","In.vitro_Pool.D..25.32._mCD19.CAR_ET.1.2_rep1_1400..1401..1402..1403..1427..1428..1429..1430","In.vitro_Pool.D..25.32._mCD19.CAR_ET.1.2_rep2_1400..1401..1402..1403..1427..1428..1429..1430","In.vitro_Pool.D..25.32._mCD19.CAR_ET.1.2_rep3_1400..1401..1402..1403..1427..1428..1429..1430")

# set up color using RColorBrewer
#library(RColorBrewer)
#colors <- brewer.pal(length(targetgenelist), "Set1")

colors=c( "#E41A1C", "#377EB8", "#4DAF4A", "#984EA3", "#FF7F00",  "#A65628", "#F781BF",
          "#999999", "#66C2A5", "#FC8D62", "#8DA0CB", "#E78AC3", "#A6D854", "#FFD92F", "#E5C494", "#B3B3B3", 
          "#8DD3C7", "#FFFFB3", "#BEBADA", "#FB8072", "#80B1D3", "#FDB462", "#B3DE69", "#FCCDE5",
          "#D9D9D9", "#BC80BD", "#CCEBC5", "#FFED6F")


## code

targetmatvec=unlist(targetmat)+1
yrange=range(targetmatvec[targetmatvec>0]);
# yrange[1]=1; # set the minimum value to 1
for(i in 1:length(targetmat)){
  vali=targetmat[[i]]+1;
  if(i==1){
    plot(1:length(vali),vali,type='b',las=1,pch=20,main=paste('sgRNAs in',targetgene),ylab='Read counts',xlab='Samples',xlim=c(0.7,length(vali)+0.3),ylim = yrange,col=colors[(i %% length(colors))],xaxt='n',log='y')
    axis(1,at=1:length(vali),labels=(collabel),las=2)
    # lines(0:100,rep(1,101),col='black');
  }else{
    lines(1:length(vali),vali,type='b',pch=20,col=colors[(i %% length(colors))])
  }
}




# parameters
# Do not modify the variables beginning with "__"
targetmat=list(c(629.4423964968179,640.8263935835897,697.6855022559258,1910.395648886259,1751.4707058912977,1779.0340521506134),c(270.07217012320217,264.30155676442655,251.07421888811925,778.0198319113979,489.807408045805,791.8725868006411),c(254.82616051947298,202.42143037910444,197.8511125800387,366.3415551464921,514.9903082024017,646.5967137334559),c(361.54822774557704,345.0603657757791,377.18984035726675,885.3688509159176,888.9563755278621,915.7143146611926))
targetgene="Lsm12"
collabel=c("In.vitro_Pool.D..25.32._hEGFRv3.CAR_ET.1.2_rep1_1400..1401..1402..1403..1427..1428..1429..1430","In.vitro_Pool.D..25.32._hEGFRv3.CAR_ET.1.2_rep2_1400..1401..1402..1403..1427..1428..1429..1430","In.vitro_Pool.D..25.32._hEGFRv3.CAR_ET.1.2_rep3_1400..1401..1402..1403..1427..1428..1429..1430","In.vitro_Pool.D..25.32._mCD19.CAR_ET.1.2_rep1_1400..1401..1402..1403..1427..1428..1429..1430","In.vitro_Pool.D..25.32._mCD19.CAR_ET.1.2_rep2_1400..1401..1402..1403..1427..1428..1429..1430","In.vitro_Pool.D..25.32._mCD19.CAR_ET.1.2_rep3_1400..1401..1402..1403..1427..1428..1429..1430")

# set up color using RColorBrewer
#library(RColorBrewer)
#colors <- brewer.pal(length(targetgenelist), "Set1")

colors=c( "#E41A1C", "#377EB8", "#4DAF4A", "#984EA3", "#FF7F00",  "#A65628", "#F781BF",
          "#999999", "#66C2A5", "#FC8D62", "#8DA0CB", "#E78AC3", "#A6D854", "#FFD92F", "#E5C494", "#B3B3B3", 
          "#8DD3C7", "#FFFFB3", "#BEBADA", "#FB8072", "#80B1D3", "#FDB462", "#B3DE69", "#FCCDE5",
          "#D9D9D9", "#BC80BD", "#CCEBC5", "#FFED6F")


## code

targetmatvec=unlist(targetmat)+1
yrange=range(targetmatvec[targetmatvec>0]);
# yrange[1]=1; # set the minimum value to 1
for(i in 1:length(targetmat)){
  vali=targetmat[[i]]+1;
  if(i==1){
    plot(1:length(vali),vali,type='b',las=1,pch=20,main=paste('sgRNAs in',targetgene),ylab='Read counts',xlab='Samples',xlim=c(0.7,length(vali)+0.3),ylim = yrange,col=colors[(i %% length(colors))],xaxt='n',log='y')
    axis(1,at=1:length(vali),labels=(collabel),las=2)
    # lines(0:100,rep(1,101),col='black');
  }else{
    lines(1:length(vali),vali,type='b',pch=20,col=colors[(i %% length(colors))])
  }
}




# parameters
# Do not modify the variables beginning with "__"
targetmat=list(c(559.746352594056,734.1709910122959,573.8839288871297,3897.394723955355,3268.7404403262462,2936.4778933088437),c(828.7295220312775,869.4682164988476,710.4127668078581,4635.288951675743,4473.742212819397,4349.940691101868),c(362.63722843155773,443.64904171171594,385.2890087084964,275.1470001669244,275.75275671473344,220.29538129040392),c(300.56418933066044,317.7911575381795,343.6361429021724,210.008032324376,211.53636131541194,180.99944841157512))
targetgene="Carmil3"
collabel=c("In.vitro_Pool.D..25.32._hEGFRv3.CAR_ET.1.2_rep1_1400..1401..1402..1403..1427..1428..1429..1430","In.vitro_Pool.D..25.32._hEGFRv3.CAR_ET.1.2_rep2_1400..1401..1402..1403..1427..1428..1429..1430","In.vitro_Pool.D..25.32._hEGFRv3.CAR_ET.1.2_rep3_1400..1401..1402..1403..1427..1428..1429..1430","In.vitro_Pool.D..25.32._mCD19.CAR_ET.1.2_rep1_1400..1401..1402..1403..1427..1428..1429..1430","In.vitro_Pool.D..25.32._mCD19.CAR_ET.1.2_rep2_1400..1401..1402..1403..1427..1428..1429..1430","In.vitro_Pool.D..25.32._mCD19.CAR_ET.1.2_rep3_1400..1401..1402..1403..1427..1428..1429..1430")

# set up color using RColorBrewer
#library(RColorBrewer)
#colors <- brewer.pal(length(targetgenelist), "Set1")

colors=c( "#E41A1C", "#377EB8", "#4DAF4A", "#984EA3", "#FF7F00",  "#A65628", "#F781BF",
          "#999999", "#66C2A5", "#FC8D62", "#8DA0CB", "#E78AC3", "#A6D854", "#FFD92F", "#E5C494", "#B3B3B3", 
          "#8DD3C7", "#FFFFB3", "#BEBADA", "#FB8072", "#80B1D3", "#FDB462", "#B3DE69", "#FCCDE5",
          "#D9D9D9", "#BC80BD", "#CCEBC5", "#FFED6F")


## code

targetmatvec=unlist(targetmat)+1
yrange=range(targetmatvec[targetmatvec>0]);
# yrange[1]=1; # set the minimum value to 1
for(i in 1:length(targetmat)){
  vali=targetmat[[i]]+1;
  if(i==1){
    plot(1:length(vali),vali,type='b',las=1,pch=20,main=paste('sgRNAs in',targetgene),ylab='Read counts',xlab='Samples',xlim=c(0.7,length(vali)+0.3),ylim = yrange,col=colors[(i %% length(colors))],xaxt='n',log='y')
    axis(1,at=1:length(vali),labels=(collabel),las=2)
    # lines(0:100,rep(1,101),col='black');
  }else{
    lines(1:length(vali),vali,type='b',pch=20,col=colors[(i %% length(colors))])
  }
}




# parameters
# Do not modify the variables beginning with "__"
targetmat=list(c(105.63306654012342,124.8090684720903,96.03299616458018,33.87226327812516,23.923755148766826,36.91436118920282),c(138.30308711954302,188.78682626030465,216.36349738284932,76.08231444009651,137.2468058534518,69.06557899915366),c(153.54909672327219,199.27498327476604,171.23955942599838,1988.0412985545768,1764.062155969596,953.8194616952084),c(141.570089177485,169.90814363427418,159.66931892424174,1899.9734140314513,1480.7545292078835,1488.4823060162428))
targetgene="Wdhd1"
collabel=c("In.vitro_Pool.D..25.32._hEGFRv3.CAR_ET.1.2_rep1_1400..1401..1402..1403..1427..1428..1429..1430","In.vitro_Pool.D..25.32._hEGFRv3.CAR_ET.1.2_rep2_1400..1401..1402..1403..1427..1428..1429..1430","In.vitro_Pool.D..25.32._hEGFRv3.CAR_ET.1.2_rep3_1400..1401..1402..1403..1427..1428..1429..1430","In.vitro_Pool.D..25.32._mCD19.CAR_ET.1.2_rep1_1400..1401..1402..1403..1427..1428..1429..1430","In.vitro_Pool.D..25.32._mCD19.CAR_ET.1.2_rep2_1400..1401..1402..1403..1427..1428..1429..1430","In.vitro_Pool.D..25.32._mCD19.CAR_ET.1.2_rep3_1400..1401..1402..1403..1427..1428..1429..1430")

# set up color using RColorBrewer
#library(RColorBrewer)
#colors <- brewer.pal(length(targetgenelist), "Set1")

colors=c( "#E41A1C", "#377EB8", "#4DAF4A", "#984EA3", "#FF7F00",  "#A65628", "#F781BF",
          "#999999", "#66C2A5", "#FC8D62", "#8DA0CB", "#E78AC3", "#A6D854", "#FFD92F", "#E5C494", "#B3B3B3", 
          "#8DD3C7", "#FFFFB3", "#BEBADA", "#FB8072", "#80B1D3", "#FDB462", "#B3DE69", "#FCCDE5",
          "#D9D9D9", "#BC80BD", "#CCEBC5", "#FFED6F")


## code

targetmatvec=unlist(targetmat)+1
yrange=range(targetmatvec[targetmatvec>0]);
# yrange[1]=1; # set the minimum value to 1
for(i in 1:length(targetmat)){
  vali=targetmat[[i]]+1;
  if(i==1){
    plot(1:length(vali),vali,type='b',las=1,pch=20,main=paste('sgRNAs in',targetgene),ylab='Read counts',xlab='Samples',xlim=c(0.7,length(vali)+0.3),ylim = yrange,col=colors[(i %% length(colors))],xaxt='n',log='y')
    axis(1,at=1:length(vali),labels=(collabel),las=2)
    # lines(0:100,rep(1,101),col='black');
  }else{
    lines(1:length(vali),vali,type='b',pch=20,col=colors[(i %% length(colors))])
  }
}




# parameters
# Do not modify the variables beginning with "__"
targetmat=list(c(287.4961810988926,184.5915634545201,259.1733872393489,1059.420172991207,868.8100554025848,1194.3582023474332),c(732.89746166498,695.3648100587889,733.5532478113714,1492.985142951209,1261.6632978454927,1380.1207941382602),c(438.86727645020346,447.8443045175005,509.0905820772925,1043.7868207089953,857.4777503321162,648.9782854230818),c(370.2602332334223,388.06180953507067,439.6691390667526,821.27210655885,758.0052947135595,445.3539059600598))
targetgene="Gfy"
collabel=c("In.vitro_Pool.D..25.32._hEGFRv3.CAR_ET.1.2_rep1_1400..1401..1402..1403..1427..1428..1429..1430","In.vitro_Pool.D..25.32._hEGFRv3.CAR_ET.1.2_rep2_1400..1401..1402..1403..1427..1428..1429..1430","In.vitro_Pool.D..25.32._hEGFRv3.CAR_ET.1.2_rep3_1400..1401..1402..1403..1427..1428..1429..1430","In.vitro_Pool.D..25.32._mCD19.CAR_ET.1.2_rep1_1400..1401..1402..1403..1427..1428..1429..1430","In.vitro_Pool.D..25.32._mCD19.CAR_ET.1.2_rep2_1400..1401..1402..1403..1427..1428..1429..1430","In.vitro_Pool.D..25.32._mCD19.CAR_ET.1.2_rep3_1400..1401..1402..1403..1427..1428..1429..1430")

# set up color using RColorBrewer
#library(RColorBrewer)
#colors <- brewer.pal(length(targetgenelist), "Set1")

colors=c( "#E41A1C", "#377EB8", "#4DAF4A", "#984EA3", "#FF7F00",  "#A65628", "#F781BF",
          "#999999", "#66C2A5", "#FC8D62", "#8DA0CB", "#E78AC3", "#A6D854", "#FFD92F", "#E5C494", "#B3B3B3", 
          "#8DD3C7", "#FFFFB3", "#BEBADA", "#FB8072", "#80B1D3", "#FDB462", "#B3DE69", "#FCCDE5",
          "#D9D9D9", "#BC80BD", "#CCEBC5", "#FFED6F")


## code

targetmatvec=unlist(targetmat)+1
yrange=range(targetmatvec[targetmatvec>0]);
# yrange[1]=1; # set the minimum value to 1
for(i in 1:length(targetmat)){
  vali=targetmat[[i]]+1;
  if(i==1){
    plot(1:length(vali),vali,type='b',las=1,pch=20,main=paste('sgRNAs in',targetgene),ylab='Read counts',xlab='Samples',xlim=c(0.7,length(vali)+0.3),ylim = yrange,col=colors[(i %% length(colors))],xaxt='n',log='y')
    axis(1,at=1:length(vali),labels=(collabel),las=2)
    # lines(0:100,rep(1,101),col='black');
  }else{
    lines(1:length(vali),vali,type='b',pch=20,col=colors[(i %% length(colors))])
  }
}




# parameters
# Do not modify the variables beginning with "__"
targetmat=list(c(657.7564143323149,789.7582231889412,807.602787022614,787.3998432807249,654.7554040715131,602.537637475375),c(824.373519287355,799.1975645019564,856.197797129992,4037.052671009779,3047.130918948196,3378.2594417344644),c(610.9293848351468,674.3884960298661,639.8342997471426,1007.8301104599086,1033.758051428293,887.1354543856806),c(323.4332037362542,532.7983763346376,440.8261631169283,2938.5491173130426,2474.2199403856216,3755.738554540184))
targetgene="Prss50"
collabel=c("In.vitro_Pool.D..25.32._hEGFRv3.CAR_ET.1.2_rep1_1400..1401..1402..1403..1427..1428..1429..1430","In.vitro_Pool.D..25.32._hEGFRv3.CAR_ET.1.2_rep2_1400..1401..1402..1403..1427..1428..1429..1430","In.vitro_Pool.D..25.32._hEGFRv3.CAR_ET.1.2_rep3_1400..1401..1402..1403..1427..1428..1429..1430","In.vitro_Pool.D..25.32._mCD19.CAR_ET.1.2_rep1_1400..1401..1402..1403..1427..1428..1429..1430","In.vitro_Pool.D..25.32._mCD19.CAR_ET.1.2_rep2_1400..1401..1402..1403..1427..1428..1429..1430","In.vitro_Pool.D..25.32._mCD19.CAR_ET.1.2_rep3_1400..1401..1402..1403..1427..1428..1429..1430")

# set up color using RColorBrewer
#library(RColorBrewer)
#colors <- brewer.pal(length(targetgenelist), "Set1")

colors=c( "#E41A1C", "#377EB8", "#4DAF4A", "#984EA3", "#FF7F00",  "#A65628", "#F781BF",
          "#999999", "#66C2A5", "#FC8D62", "#8DA0CB", "#E78AC3", "#A6D854", "#FFD92F", "#E5C494", "#B3B3B3", 
          "#8DD3C7", "#FFFFB3", "#BEBADA", "#FB8072", "#80B1D3", "#FDB462", "#B3DE69", "#FCCDE5",
          "#D9D9D9", "#BC80BD", "#CCEBC5", "#FFED6F")


## code

targetmatvec=unlist(targetmat)+1
yrange=range(targetmatvec[targetmatvec>0]);
# yrange[1]=1; # set the minimum value to 1
for(i in 1:length(targetmat)){
  vali=targetmat[[i]]+1;
  if(i==1){
    plot(1:length(vali),vali,type='b',las=1,pch=20,main=paste('sgRNAs in',targetgene),ylab='Read counts',xlab='Samples',xlim=c(0.7,length(vali)+0.3),ylim = yrange,col=colors[(i %% length(colors))],xaxt='n',log='y')
    axis(1,at=1:length(vali),labels=(collabel),las=2)
    # lines(0:100,rep(1,101),col='black');
  }else{
    lines(1:length(vali),vali,type='b',pch=20,col=colors[(i %% length(colors))])
  }
}




# parameters
# Do not modify the variables beginning with "__"
targetmat=list(c(446.4902812520681,478.2599598594385,448.92533146815794,1884.86117349198,1218.8523675792783,1236.0357069158879),c(673.002423936044,742.561516623865,703.4706225068041,10719.789659912503,11216.463729748151,10552.744156732755),c(503.1183169230621,469.8694342478694,553.0574959839678,2724.893302789484,2153.137963389014,1996.9478617513912),c(815.6615137995097,810.7345372178639,838.842436377357,741.0208981768304,829.77656015986,576.3403488894892))
targetgene="Nek11"
collabel=c("In.vitro_Pool.D..25.32._hEGFRv3.CAR_ET.1.2_rep1_1400..1401..1402..1403..1427..1428..1429..1430","In.vitro_Pool.D..25.32._hEGFRv3.CAR_ET.1.2_rep2_1400..1401..1402..1403..1427..1428..1429..1430","In.vitro_Pool.D..25.32._hEGFRv3.CAR_ET.1.2_rep3_1400..1401..1402..1403..1427..1428..1429..1430","In.vitro_Pool.D..25.32._mCD19.CAR_ET.1.2_rep1_1400..1401..1402..1403..1427..1428..1429..1430","In.vitro_Pool.D..25.32._mCD19.CAR_ET.1.2_rep2_1400..1401..1402..1403..1427..1428..1429..1430","In.vitro_Pool.D..25.32._mCD19.CAR_ET.1.2_rep3_1400..1401..1402..1403..1427..1428..1429..1430")

# set up color using RColorBrewer
#library(RColorBrewer)
#colors <- brewer.pal(length(targetgenelist), "Set1")

colors=c( "#E41A1C", "#377EB8", "#4DAF4A", "#984EA3", "#FF7F00",  "#A65628", "#F781BF",
          "#999999", "#66C2A5", "#FC8D62", "#8DA0CB", "#E78AC3", "#A6D854", "#FFD92F", "#E5C494", "#B3B3B3", 
          "#8DD3C7", "#FFFFB3", "#BEBADA", "#FB8072", "#80B1D3", "#FDB462", "#B3DE69", "#FCCDE5",
          "#D9D9D9", "#BC80BD", "#CCEBC5", "#FFED6F")


## code

targetmatvec=unlist(targetmat)+1
yrange=range(targetmatvec[targetmatvec>0]);
# yrange[1]=1; # set the minimum value to 1
for(i in 1:length(targetmat)){
  vali=targetmat[[i]]+1;
  if(i==1){
    plot(1:length(vali),vali,type='b',las=1,pch=20,main=paste('sgRNAs in',targetgene),ylab='Read counts',xlab='Samples',xlim=c(0.7,length(vali)+0.3),ylim = yrange,col=colors[(i %% length(colors))],xaxt='n',log='y')
    axis(1,at=1:length(vali),labels=(collabel),las=2)
    # lines(0:100,rep(1,101),col='black');
  }else{
    lines(1:length(vali),vali,type='b',pch=20,col=colors[(i %% length(colors))])
  }
}




# parameters
# Do not modify the variables beginning with "__"
targetmat=list(c(129.5910816316978,156.27353951547443,165.45443917512006,97.44789589245238,79.32613549327948,107.17072603316947),c(163.35010289709808,167.81051223138192,214.049449282498,522.6750779686082,803.3345149954334,922.8590297300705),c(251.55915846153104,229.690638616704,208.26432903161967,1116.221352949909,1482.0136742157133,1231.272563536636),c(413.82026067264843,370.2319426104864,459.3385479197389,1117.7846881781302,1179.8188723365536,1498.0085927747466))
targetgene="Gm32856"
collabel=c("In.vitro_Pool.D..25.32._hEGFRv3.CAR_ET.1.2_rep1_1400..1401..1402..1403..1427..1428..1429..1430","In.vitro_Pool.D..25.32._hEGFRv3.CAR_ET.1.2_rep2_1400..1401..1402..1403..1427..1428..1429..1430","In.vitro_Pool.D..25.32._hEGFRv3.CAR_ET.1.2_rep3_1400..1401..1402..1403..1427..1428..1429..1430","In.vitro_Pool.D..25.32._mCD19.CAR_ET.1.2_rep1_1400..1401..1402..1403..1427..1428..1429..1430","In.vitro_Pool.D..25.32._mCD19.CAR_ET.1.2_rep2_1400..1401..1402..1403..1427..1428..1429..1430","In.vitro_Pool.D..25.32._mCD19.CAR_ET.1.2_rep3_1400..1401..1402..1403..1427..1428..1429..1430")

# set up color using RColorBrewer
#library(RColorBrewer)
#colors <- brewer.pal(length(targetgenelist), "Set1")

colors=c( "#E41A1C", "#377EB8", "#4DAF4A", "#984EA3", "#FF7F00",  "#A65628", "#F781BF",
          "#999999", "#66C2A5", "#FC8D62", "#8DA0CB", "#E78AC3", "#A6D854", "#FFD92F", "#E5C494", "#B3B3B3", 
          "#8DD3C7", "#FFFFB3", "#BEBADA", "#FB8072", "#80B1D3", "#FDB462", "#B3DE69", "#FCCDE5",
          "#D9D9D9", "#BC80BD", "#CCEBC5", "#FFED6F")


## code

targetmatvec=unlist(targetmat)+1
yrange=range(targetmatvec[targetmatvec>0]);
# yrange[1]=1; # set the minimum value to 1
for(i in 1:length(targetmat)){
  vali=targetmat[[i]]+1;
  if(i==1){
    plot(1:length(vali),vali,type='b',las=1,pch=20,main=paste('sgRNAs in',targetgene),ylab='Read counts',xlab='Samples',xlim=c(0.7,length(vali)+0.3),ylim = yrange,col=colors[(i %% length(colors))],xaxt='n',log='y')
    axis(1,at=1:length(vali),labels=(collabel),las=2)
    # lines(0:100,rep(1,101),col='black');
  }else{
    lines(1:length(vali),vali,type='b',pch=20,col=colors[(i %% length(colors))])
  }
}




# parameters
# Do not modify the variables beginning with "__"
targetmat=list(c(1147.806723023609,1233.407264900657,1261.1562146914746,1035.449032825149,985.9105411307592,1026.457398228801),c(601.1283786613209,463.57654003919254,546.1153516829138,2467.985213618473,1265.4407328689822,2076.730513353862),c(556.4793505361141,516.0173251114994,590.082265589589,1445.0428626190933,833.5539951833495,1645.666037531558),c(1743.4900982550269,1759.9127470266178,1589.7510449413635,3831.7346443700662,4114.885885587894,4962.004615335747))
targetgene="Slc30a7"
collabel=c("In.vitro_Pool.D..25.32._hEGFRv3.CAR_ET.1.2_rep1_1400..1401..1402..1403..1427..1428..1429..1430","In.vitro_Pool.D..25.32._hEGFRv3.CAR_ET.1.2_rep2_1400..1401..1402..1403..1427..1428..1429..1430","In.vitro_Pool.D..25.32._hEGFRv3.CAR_ET.1.2_rep3_1400..1401..1402..1403..1427..1428..1429..1430","In.vitro_Pool.D..25.32._mCD19.CAR_ET.1.2_rep1_1400..1401..1402..1403..1427..1428..1429..1430","In.vitro_Pool.D..25.32._mCD19.CAR_ET.1.2_rep2_1400..1401..1402..1403..1427..1428..1429..1430","In.vitro_Pool.D..25.32._mCD19.CAR_ET.1.2_rep3_1400..1401..1402..1403..1427..1428..1429..1430")

# set up color using RColorBrewer
#library(RColorBrewer)
#colors <- brewer.pal(length(targetgenelist), "Set1")

colors=c( "#E41A1C", "#377EB8", "#4DAF4A", "#984EA3", "#FF7F00",  "#A65628", "#F781BF",
          "#999999", "#66C2A5", "#FC8D62", "#8DA0CB", "#E78AC3", "#A6D854", "#FFD92F", "#E5C494", "#B3B3B3", 
          "#8DD3C7", "#FFFFB3", "#BEBADA", "#FB8072", "#80B1D3", "#FDB462", "#B3DE69", "#FCCDE5",
          "#D9D9D9", "#BC80BD", "#CCEBC5", "#FFED6F")


## code

targetmatvec=unlist(targetmat)+1
yrange=range(targetmatvec[targetmatvec>0]);
# yrange[1]=1; # set the minimum value to 1
for(i in 1:length(targetmat)){
  vali=targetmat[[i]]+1;
  if(i==1){
    plot(1:length(vali),vali,type='b',las=1,pch=20,main=paste('sgRNAs in',targetgene),ylab='Read counts',xlab='Samples',xlim=c(0.7,length(vali)+0.3),ylim = yrange,col=colors[(i %% length(colors))],xaxt='n',log='y')
    axis(1,at=1:length(vali),labels=(collabel),las=2)
    # lines(0:100,rep(1,101),col='black');
  }else{
    lines(1:length(vali),vali,type='b',pch=20,col=colors[(i %% length(colors))])
  }
}



dev.off()
Sweave("invitro.poolD_mCD19.CAR_ET.1.2_v_hEGFRv3.CAR_ET.1.2_summary.Rnw");
library(tools);

texi2dvi("invitro.poolD_mCD19.CAR_ET.1.2_v_hEGFRv3.CAR_ET.1.2_summary.tex",pdf=TRUE);
